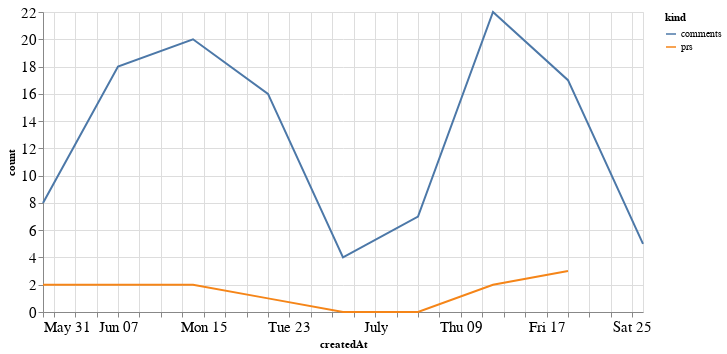

Notebook cell for this chart:
### Code cell
alt.Chart(total_time, width=600).mark_line().encode(
    x='createdAt',
    y='count',
    color='kind'
)

### Figure 1 — Vega-Lite specification as saved in the notebook (floating-point values rounded to 4 significant figures)
{"config": {"axisLeft": {"labelFontSize": 15}, "axisBottom": {"labelFontSize": 15}}, "data": {"name": "data-e21e9b7c4f4b29a1d679c9abbd67f0e2"}, "mark": "line", "encoding": {"color": {"type": "nominal", "field": "kind"}, "x": {"type": "temporal", "field": "createdAt"}, "y": {"type": "quantitative", "field": "count"}}, "width": 600, "$schema": "https://vega.github.io/schema/vega-lite/v4.8.1.json", "datasets": {"data-e21e9b7c4f4b29a1d679c9abbd67f0e2": [{"createdAt": "2020-05-31T00:00:00", "kind": "prs", "count": 2.0}, {"createdAt": "2020-06-07T00:00:00", "kind": "prs", "count": 2.0}, {"createdAt": "2020-06-14T00:00:00", "kind": "prs", "count": 2.0}, {"createdAt": "2020-06-21T00:00:00", "kind": "prs", "count": 1.0}, {"createdAt": "2020-06-28T00:00:00", "kind": "prs", "count": 0.0}, {"createdAt": "2020-07-05T00:00:00", "kind": "prs", "count": 0.0}, {"createdAt": "2020-07-12T00:00:00", "kind": "prs", "count": 2.0}, {"createdAt": "2020-07-19T00:00:00", "kind": "prs", "count": 3.0}, {"createdAt": "2020-07-26T00:00:00", "kind": "prs", "count": null}, {"createdAt": "2020-05-31T00:00:00", "kind": "comments", "count": 8.0}, {"createdAt": "2020-06-07T00:00:00", "kind": "comments", "count": 18.0}, {"createdAt": "2020-06-14T00:00:00", "kind": "comments", "count": 20.0}, {"createdAt": "2020-06-21T00:00:00", "kind": "comments", "count": 16.0}, {"createdAt": "2020-06-28T00:00:00", "kind": "comments", "count": 4.0}, {"createdAt": "2020-07-05T00:00:00", "kind": "comments", "count": 7.0}, {"createdAt": "2020-07-12T00:00:00", "kind": "comments", "count": 22.0}, {"createdAt": "2020-07-19T00:00:00", "kind": "comments", "count": 17.0}, {"createdAt": "2020-07-26T00:00:00", "kind": "comments", "count": 5.0}]}}
